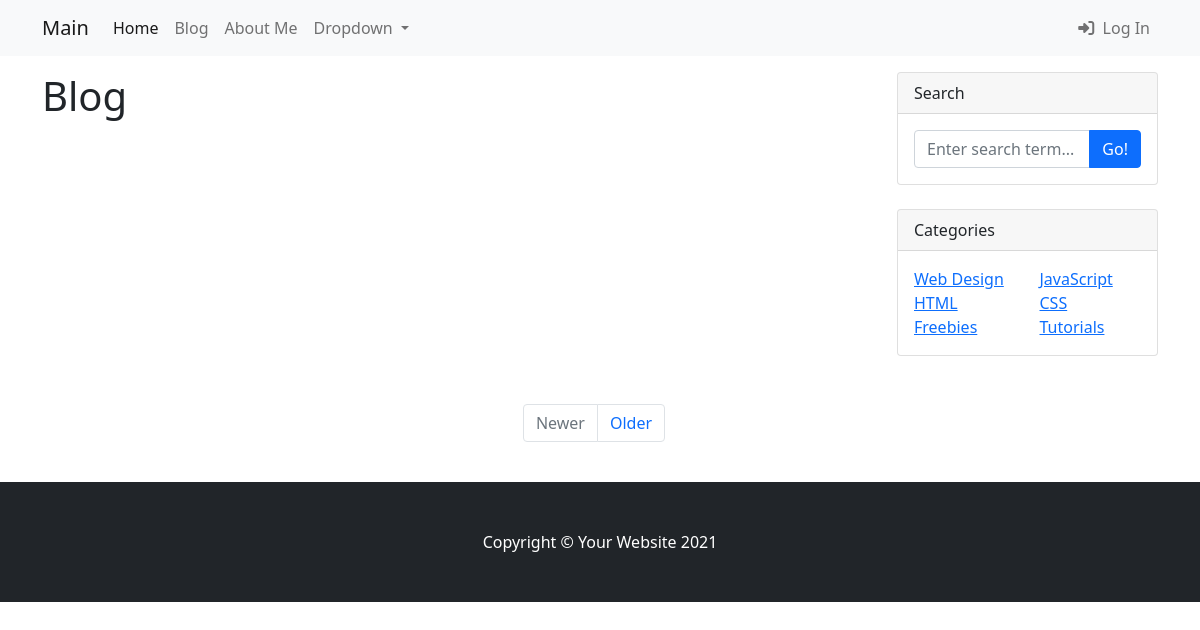
The page /blog/ on the database as committed earlier.
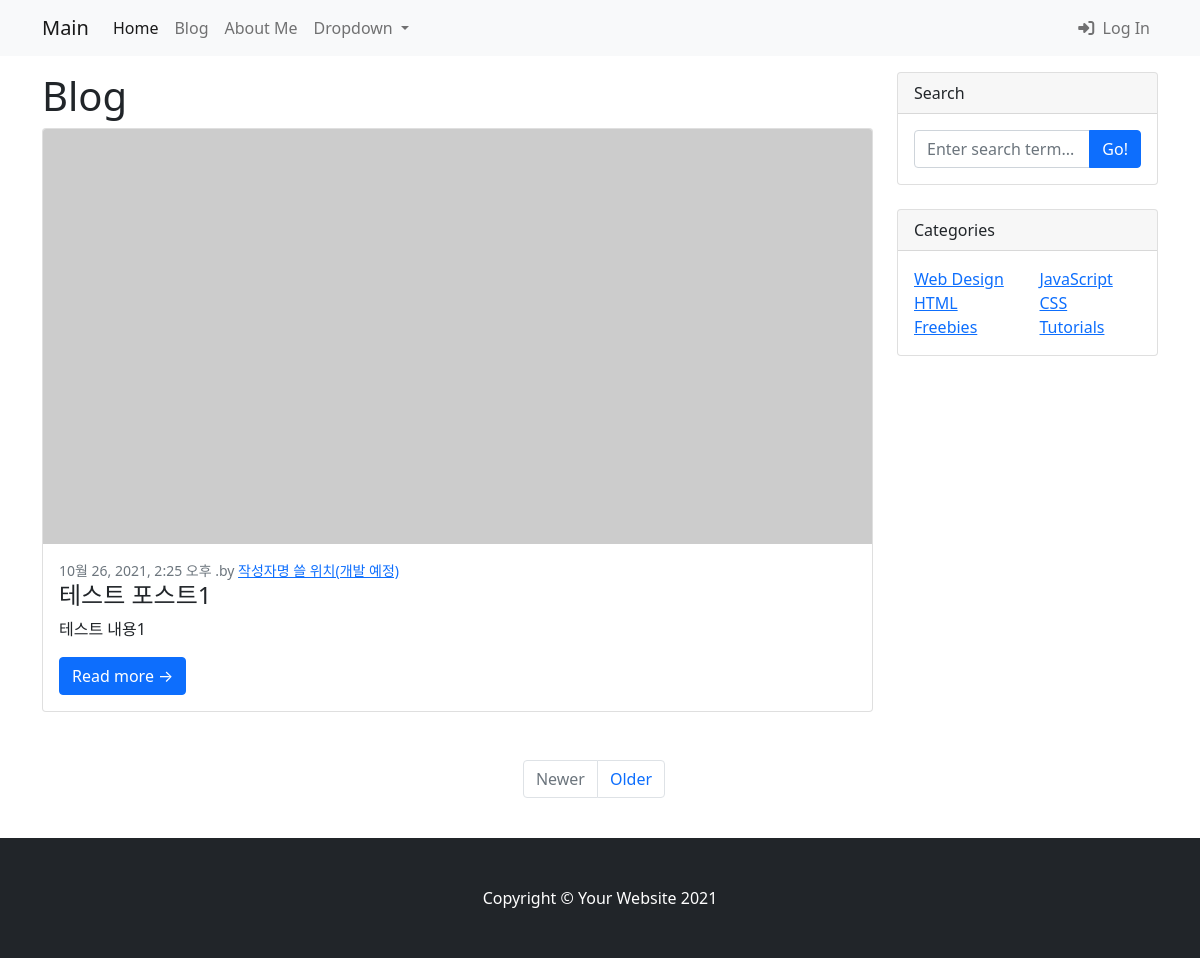
The same page on the database as committed later.
### blog/models.py (models this page shows, shortened)
class Post(models.Model):
    title = models.CharField(max_length=50)
    content = models.TextField()
    created_at = models.DateTimeField(auto_now_add=True)
    updated_at = models.DateTimeField(auto_now=True)

### blog/views.py (the view)
# urls.py: path('', views.PostList.as_view(), name='list'),
class PostList(ListView):
    model = Post
    template_name = 'blog/post_list.html'
    ordering = '-pk'

### templates/blog/post_list.html (shortened to what the changed rows need)
<!DOCTYPE html>
{% load static %}
<html lang="en">
<head>
    <link rel="stylesheet" href="{% static 'bootstrap.min.css' %}" type="text/css">
</head>
<body>
<div class="container my-3">
    <div class="row">
        <div class="col-md-8 col-lg-9">
            <h1>Blog</h1>
            {% for post in post_list %}
            <div class="card mb-4">
                <a href="#!"><img class="card-img-top" src="https://dummyimage.com/700x350/dee2e6/6c757d.jpg" alt="..."></a>
                <div class="card-body">
                    <div class="small text-muted">{{ post.created_at }} .by <a href="#">작성자명 쓸 위치(개발 예정)</a></div>
                    <h2 class="card-title h4">{{ post.title }}</h2>
                    <p class="card-text">{{ post.content }}</p>
                    <a class="btn btn-primary" href="{% url 'blog:detail' post.pk %}">Read more →</a>
                </div>
            </div>
            {% endfor %}
        </div>
    </div>
</div>
</body>
</html>

Rows that differ between the two databases and show on the page:
added Post: created_at "10월 26, 2021, 2:25 오후", title "테스트 포스트1", content "테스트 내용1"
